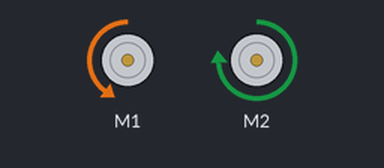
Bench run of a sketch on a simulated Arduino Uno, built with avr-gcc and run on an emulated ATmega328P. On the bench: 2 × DC motor (green arrow = forward, orange = backward, longer = faster).

Above: at 1.5 s.
At 4.6 s:
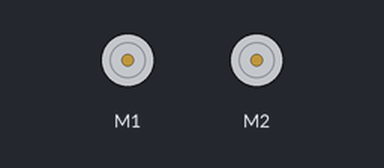
Timing chart, 0 to 7.9 s (numbered marks = the images above):
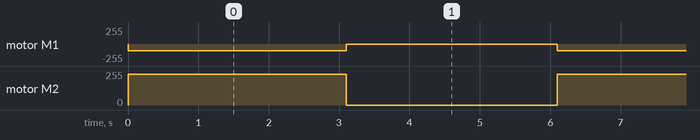

Measured:
- by itself, motor M1: alternates backward 100/255 for 3.1 s and stopped for 3.0 s
- by itself, motor M2: alternates forward 230/255 for 3.1 s and stopped for 3.0 s

The sketch:

AUTO_LOCO.ino
```cpp
#include<AFMotor.h>

AF_DCMotor motor1(1, MOTOR34_64KHZ);

AF_DCMotor motor2(2, MOTOR34_64KHZ);

void setup() {
  motor1.setSpeed(100); //Naranja
  motor2.setSpeed(230);  //Amarillo

}

void loop() {
  motor1.run(BACKWARD); //  Naranja AVANZA
  motor2.run(FORWARD); // Amarillo AVANZA
  delay(3100); //1m

  motor1.run(RELEASE);
  motor2.run(RELEASE);
  delay(3000);

  //motor1.run(BACKWARD);//  Naranja AVANZA
  //motor2.run(BACKWARD); // Amarillo RETROCEDE
  //delay(4450); // 200°

  //motor1.run(BACKWARD); // Naranja AVANZA
  //motor2.run(BACKWARD); // Amarillo RETROCEDE
  //delay(2000); // 90°

  //motor1.run(RELEASE);
  //motor2.run(RELEASE);
  //delay(3000);

  //motor1.run(BACKWARD); //  Naranja AVANZA
  //motor2.run(FORWARD); // Amarillo AVANZA
  //delay(2550); //60cm

  //motor1.run(RELEASE);
  //motor2.run(RELEASE);
  //delay(3000);

  //motor1.run(BACKWARD); // Naranja AVANZA
  //motor2.run(BACKWARD); // Amarillo RETROCEDE
  //delay(2720); // gira en la esquina

  //motor1.run(RELEASE);
  //motor2.run(RELEASE);
  //delay(3000);

  //motor1.run(BACKWARD); //  Naranja AVANZA
  //motor2.run(FORWARD); // Amarillo AVANZA
  //delay(5000); //1,100m

  //motor1.run(RELEASE);
  //motor2.run(RELEASE);
  //delay(3000);

  //motor1.run(BACKWARD); // Naranja AVANZA
  //motor2.run(BACKWARD); // Amarillo RETROCEDE
  //delay(3150); // gira en la esquina para el empiezo

  //motor1.run(RELEASE);
  //motor2.run(RELEASE);
  //delay(3000);

  //motor1.run(BACKWARD); //  Naranja AVANZA
  //motor2.run(FORWARD); // Amarillo AVANZA
  //delay(4450); //1m

  //motor1.run(RELEASE);
  //motor2.run(RELEASE);
  //delay(3000);

  //motor1.run(BACKWARD); // Naranja AVANZA
  //motor2.run(BACKWARD); // Amarillo RETROCEDE
  //delay(2720); // gira en la esquina

  //motor1.run(RELEASE);
  //motor2.run(RELEASE);
  //delay(3000);

  //motor1.run(BACKWARD); //  Naranja AVANZA
  //motor2.run(FORWARD); // Amarillo AVANZA
  //delay(5000); //1,100m

  //motor1.run(RELEASE);
  //motor2.run(RELEASE);
  //delay(3000);

  //motor1.run(BACKWARD); // Naranja AVANZA
  //motor2.run(BACKWARD); // Amarillo RETROCEDE
  //delay(3150); // gira en la esquina para el empiezo

  //motor1.run(RELEASE);
  //motor2.run(RELEASE);
  //delay(3000);

  // put your main code here, to run repeatedly:

}
```
